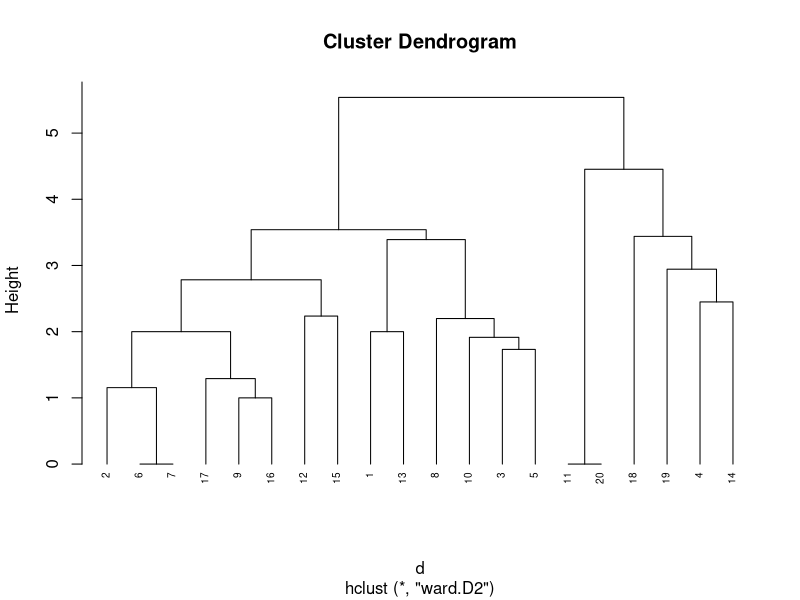
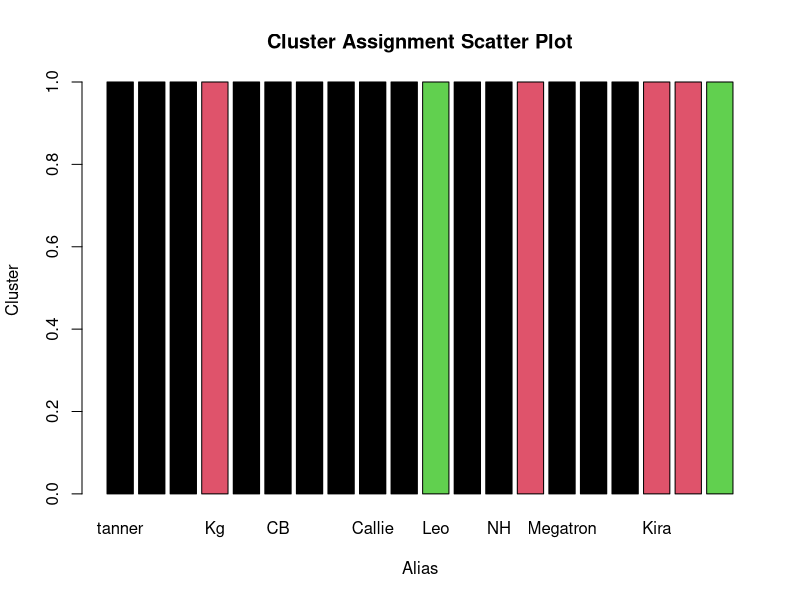
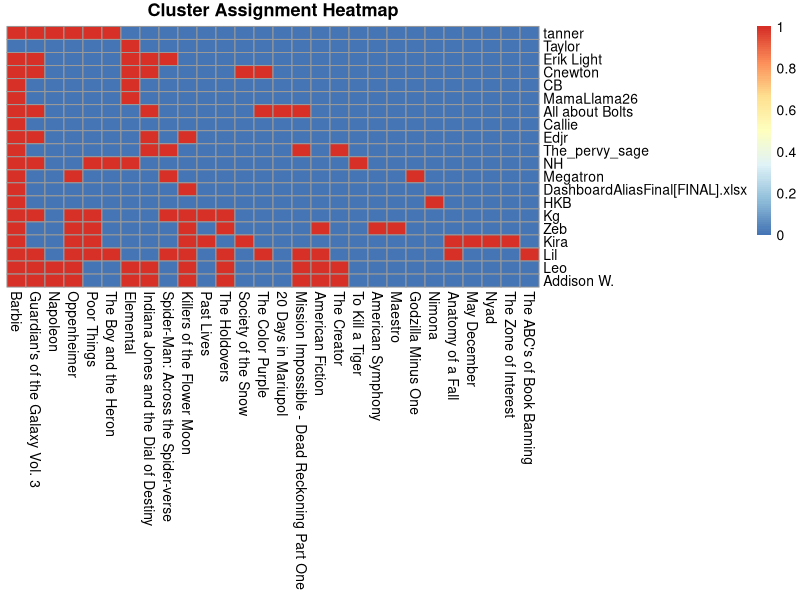

R code for these plots, in order:
## ---- chunk 1
library(tidyverse)
library(reshape2)

# Load data
votes <- readr::read_csv("../data-clean/votes.csv")

# Filter out rows with "Seen" as "NA - Critics' Pick"
votes_filtered <- votes %>%
  filter(Seen != "NA - Critics' Pick")

# Remove unnecessary columns
votes <- votes_filtered %>%
  select(-Category, -MovieNominee, -Nominee, -Critic, -color, -Movie) %>%
  distinct(Alias, .keep_all = TRUE)  # Keep unique alias with all columns

# Step 2: Split the "Seen" column into separate movies
votes$Seen <- strsplit(votes$Seen, ", ")

# Step 3: Create a list of unique movies
all_movies <- unique(unlist(votes$Seen))

# Step 4: Create a matrix or data frame to store the results
result <- matrix(0, nrow = nrow(votes), ncol = length(all_movies), dimnames = list(NULL, all_movies))

# Step 5: Populate the matrix with 1s and 0s
for (i in 1:nrow(votes)) {
  result[i, votes$Seen[[i]]] <- 1
}

# Convert the matrix to a data frame and add the Alias column
result_df <- data.frame(Alias = votes$Alias, result)

# Replace dots with spaces in column names
colnames(result_df) <- gsub("\\.", " ", colnames(result_df))

## ---- chunk 2
# Step 6: Perform hierarchical clustering
d <- dist(result, method = "euclidean")
hc <- hclust(d, method = "ward.D2")

# Step 7: Create dendrogram
plot(hc, cex = 0.6, hang = -1)
## ---- chunk 3
# Step 6: Perform hierarchical clustering
d <- dist(result, method = "euclidean")
hc <- hclust(d, method = "ward.D2")

# Step 7: Cut the tree into clusters
clusters <- cutree(hc, k = 3)  # Adjust the number of clusters as needed

# Step 8: Create a scatter plot
plot_data <- data.frame(Alias = votes$Alias, Cluster = clusters)
plot_data$Cluster <- as.factor(plot_data$Cluster)
plot_data$Alias <- factor(plot_data$Alias, levels = unique(plot_data$Alias))
plot(plot_data$Alias, col = plot_data$Cluster, pch = 19, xlab = "Alias", ylab = "Cluster", main = "Cluster Assignment Scatter Plot")

# Step 9: Create a heatmap
heatmap_data <- result
rownames(heatmap_data) <- votes$Alias
heatmap_data <- heatmap_data[order(clusters), ]  # Order rows based on cluster assignments

# Install required package if not already installed
if (!requireNamespace("pheatmap", quietly = TRUE)) {
  install.packages("pheatmap")
}

# Create heatmap using pheatmap package
library(pheatmap)
pheatmap(heatmap_data, cluster_rows = FALSE, cluster_cols = FALSE, main = "Cluster Assignment Heatmap")

